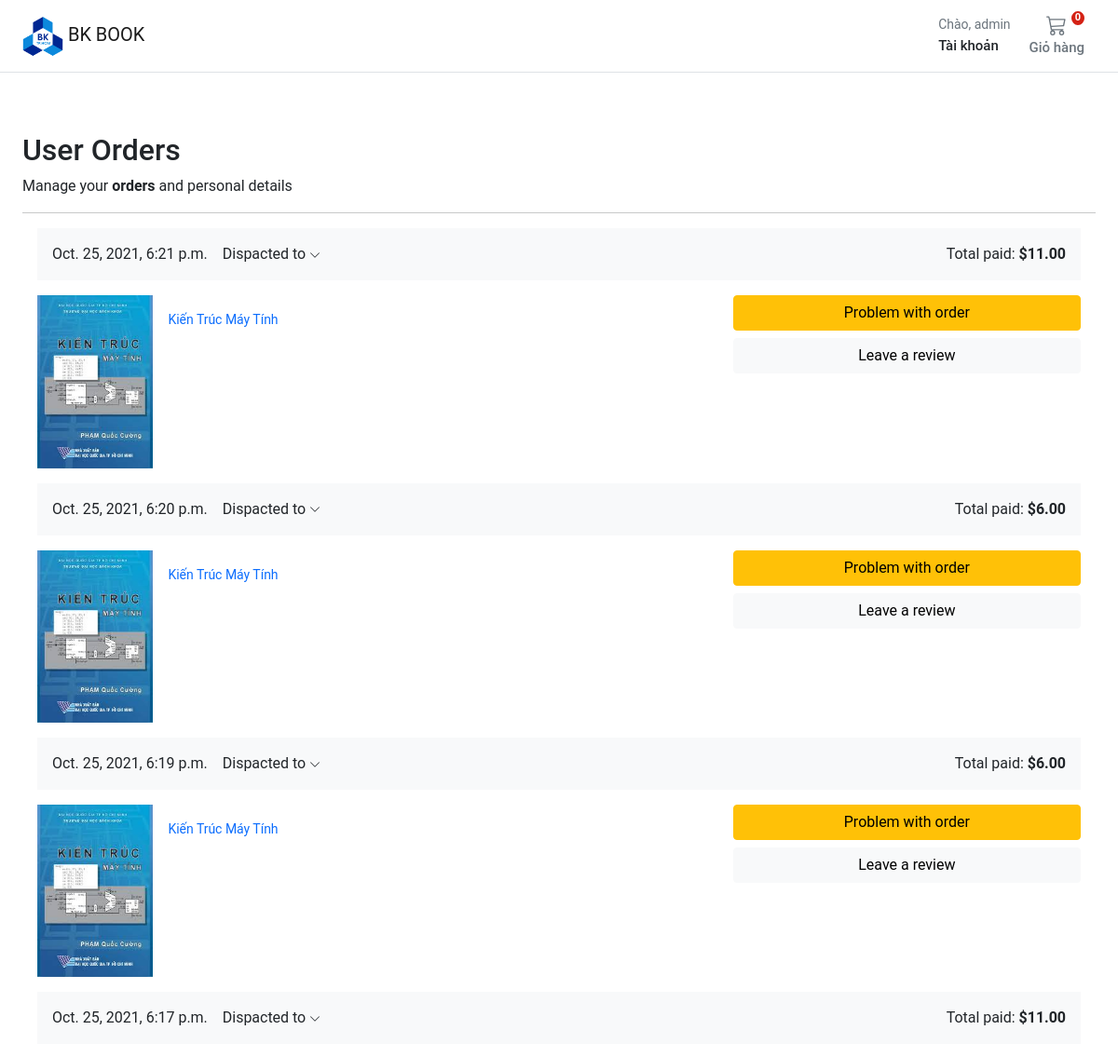
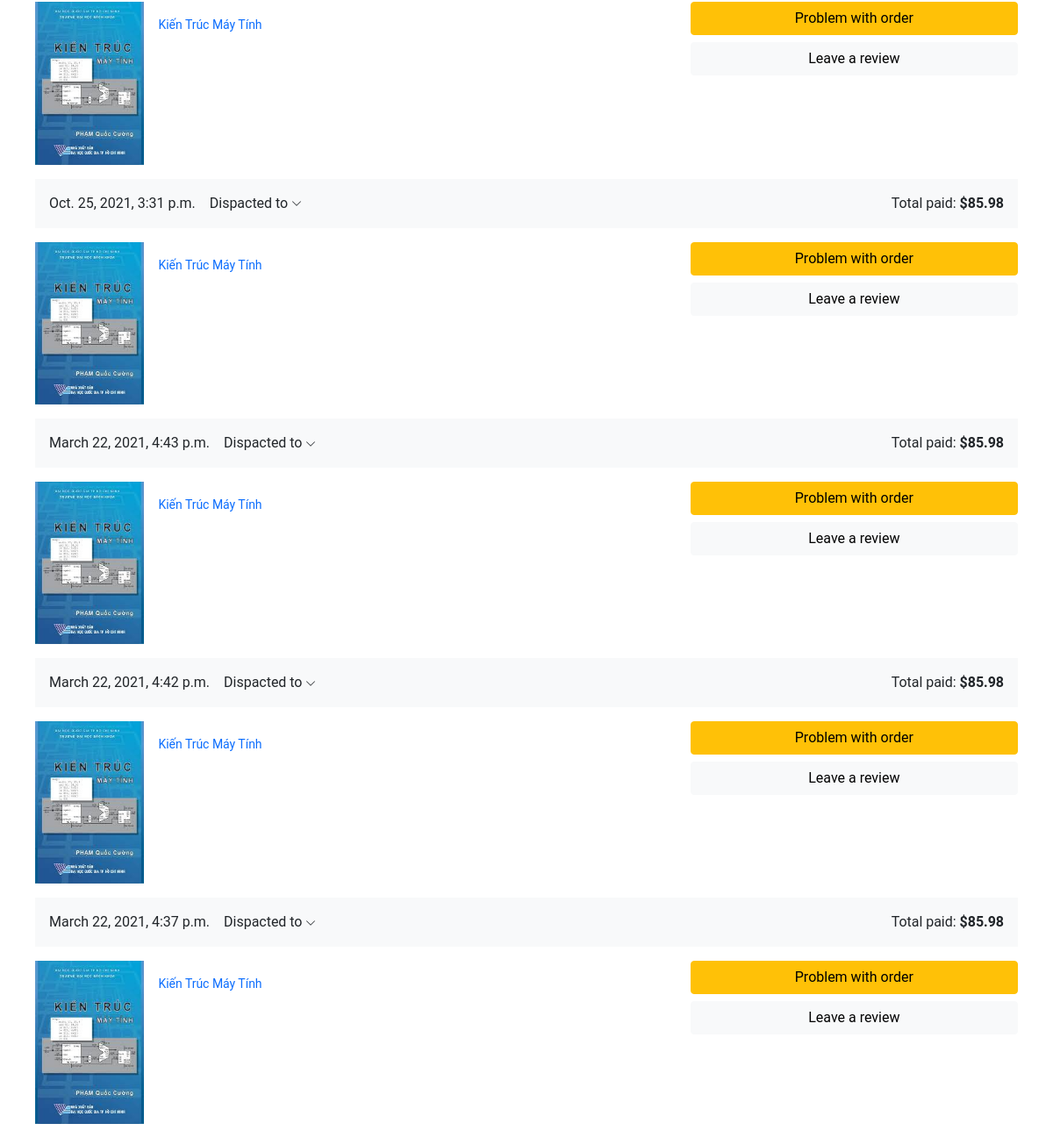
The app's page /account/user_orders/ (signed in) with its own data (2 pictures, top to bottom).
### account/models.py (models this page shows, shortened)
class Customer(AbstractBaseUser, PermissionsMixin):
    email = models.EmailField(_('email address'), unique=True)
    name = models.CharField(max_length=150)
    mobile = models.CharField(max_length=20, blank=True)
    is_active = models.BooleanField(default=False)
    is_staff = models.BooleanField(default=False)
    created = models.DateTimeField(auto_now_add=True)
    updated = models.DateTimeField(auto_now=True)
    objects = CustomAccountManager()
    USERNAME_FIELD = 'email'
    REQUIRED_FIELDS = ['name']
    class Meta:
        verbose_name = "Accounts"
        verbose_name_plural = "Accounts"

### orders/models.py (models this page shows, shortened)
class Order(models.Model):
    user = models.ForeignKey(settings.AUTH_USER_MODEL, on_delete=models.CASCADE, related_name="order_user")
    full_name = models.CharField(max_length=50)
    email = models.EmailField(max_length=254, blank=True)
    address1 = models.CharField(max_length=250)
    address2 = models.CharField(max_length=250)
    city = models.CharField(max_length=100)
    phone = models.CharField(max_length=100)
    postal_code = models.CharField(max_length=20)
    country_code = models.CharField(max_length=4, blank=True)
    created = models.DateTimeField(auto_now_add=True)
    updated = models.DateTimeField(auto_now=True)
    total_paid = models.DecimalField(max_digits=5, decimal_places=2)
    order_key = models.CharField(max_length=200)
    payment_option = models.CharField(max_length=200, blank=True)
    billing_status = models.BooleanField(default=False)
    class Meta:
        ordering = ("-created",)

class OrderItem(models.Model):
    order = models.ForeignKey(Order, related_name="items", on_delete=models.CASCADE)
    product = models.ForeignKey(Product, related_name="order_items", on_delete=models.CASCADE)
    price = models.DecimalField(max_digits=5, decimal_places=2)
    quantity = models.PositiveIntegerField(default=1)

### store/models.py (models this page shows)
class ProductImage(models.Model):
    product = models.ForeignKey(Product, on_delete=models.CASCADE, related_name="product_image")
    image = models.ImageField(
        verbose_name=_("image"),
        help_text=_("Upload a product image"),
        upload_to="images/",
        default="images/default.png",
    )
    alt_text = models.CharField(
        verbose_name=_("Alturnative text"),
        help_text=_("Please add alturnative text"),
        max_length=255,
        null=True,
        blank=True,
    )
    is_feature = models.BooleanField(default=False)
    created_at = models.DateTimeField(auto_now_add=True, editable=False)
    updated_at = models.DateTimeField(auto_now=True)
    class Meta:
        verbose_name = _("Product Image")
        verbose_name_plural = _("Product Images")

class Product(models.Model):
    product_type = models.ForeignKey(ProductType, on_delete=models.RESTRICT)
    category = models.ForeignKey(Category, on_delete=models.RESTRICT)
    title = models.CharField(
        verbose_name=_("title"),
        help_text=_("Required"),
        max_length=255,
    )
    description = models.TextField(verbose_name=_("description"), help_text=_("Not Required"), blank=True)
    slug = models.SlugField(max_length=255)
    regular_price = models.DecimalField(
        verbose_name=_("Regular price"),
        help_text=_("Maximum 999.99"),
        error_messages={
            "name": {
                "max_length": _("The price must be between 0 and 999.99."),
            },
        },
        max_digits=5,
        decimal_places=2,
    )
    discount_price = models.DecimalField(
        verbose_name=_("Discount price"),
        help_text=_("Maximum 999.99"),
        error_messages={
            "name": {
                "max_length": _("The price must be between 0 and 999.99."),
            },
        },
        max_digits=5,
        decimal_places=2,
    )
    is_active = models.BooleanField(
        verbose_name=_("Product visibility"),
        help_text=_("Change product visibility"),
        default=True,
    )
    created_at = models.DateTimeField(_("Created at"), auto_now_add=True, editable=False)
    updated_at = models.DateTimeField(_("Updated at"), auto_now=True)
    users_wishlist = models.ManyToManyField(settings.AUTH_USER_MODEL, related_name="user_wishlist", blank=True)
    class Meta:
        ordering = ("-created_at",)
        verbose_name = _("Product")
        verbose_name_plural = _("Products")
    def get_absolute_url(self):
        return reverse("store:product_detail", args=[self.slug])
    def __str__(self):
        return self.title

### account/views.py (the view)
# urls.py: path("user_orders/", views.user_orders, name="user_orders"),
@login_required
def user_orders(request):
    user_id = request.user.id
    orders = Order.objects.filter(user_id=user_id).filter(billing_status=True)
    return render(request, "account/dashboard/user_orders.html", {"orders": orders})

### basket/basket.py (called while the page is built)
    def __len__(self):
        return sum(item["qty"] for item in self.basket.values())

### basket/context_processors.py (called while the page is built)
def basket(request):
    return {'basket': Basket(request)}

### store/context_processors.py (called while the page is built)
def categories(request):
    return {"categories": Category.objects.filter(level=0)}

### store/models.py (called while the page is built)
    def get_absolute_url(self):
        return reverse("store:category_list", args=[self.slug])

### templates/account/dashboard/user_orders.html (shortened to what this page needs)
{% extends "../sub_base.html" %}
{% block sub_content %}
<div class="col-12">
  <h1 class="h2">User Orders</h1>
</div>
<div class="col-12 d-flex justify-content-between">
  <div>Manage your <b>orders</b> and personal details</div>
</div>
<hr />
 <div class="container">
    {% for order in orders %}
    <div class="row g-3">
      <div class="col-12 bg-light p-3 d-flex justify-content-between">
        <div class="d-flex d-flex-inline">
          <div class="pe-3">{{ order.created }}</div>
          <div class="dropdown">
          <a class="text-reset text-decoration-none dropdown-toggle" href="#" role="link" id="dropdownLink" data-bs-toggle="dropdown" aria-expanded="false">
          Dispacted to
          <svg xmlns="http://www.w3.org/2000/svg" width="12" height="12" fill="currentColor" class="bi bi-chevron-down" viewBox="0 0 16 16">
            <path fill-rule="evenodd" d="M1.646 4.646a.5.5 0 0 1 .708 0L8 10.293l5.646-5.647a.5.5 0 0 1 .708.708l-6 6a.5.5 0 0 1-.708 0l-6-6a.5.5 0 0 1 0-.708z"/>
          </svg>
          </a>
          </div>
        </div>
        <div class="text-end">
          Total paid: <span class="fw-bold">${{ order.total_paid }}</span>
        </div>
      </div>
      <div class="col-md-5 col-lg-4 order-md-last p-0 order-3">
        <div class="d-grid gap-2 ">
          <button class="btn btn-warning" type="button">Problem with order</button>
          <button class="btn btn-light" type="button">Leave a review</button>
        </div>
      </div>
      <div class="col-md-7 col-lg-8 p-0">
        {% for item in order.items.all %}
        <div class="card mb-3 border-0">
          <div class="row g-0">
            <div class="col-md-2 d-none d-md-block">
            {% for image in item.product.product_image.all %}
            {% if image.is_feature %}
            <img class="img-fluid" alt="Responsive image" src="{{ image.image.url }}" alt="{{ image.image.alt_text }}">
            {% endif %}
            {% endfor %}
            </div>
            <div class="col-md-10">
              <div class="card-body p-3">
                <a class="text-decoration-none" href="{{ item.product.get_absolute_url }}">
                  <p class="card-text small">{{item.product|title}}</p>
                </a>
              </div>
            </div>
          </div>
        </div>
        {% endfor %}
      </div>
    </div>
    {% endfor %}
  </div>
{% endblock %}

### templates/account/sub_base.html
{% extends "../base.html" %}
{% load static %}
{% block stylesheet %}{% static 'account/css/account.css' %}{% endblock %}
{% block content %}
<div class="container">
  <div class="login d-flex align-items-center">
    <div class="col-12 col-md-12 col-lg-12 mx-auto">
      {% block sub_content %}{% endblock %}
    </div>
  </div>
</div>
{% endblock %}

### templates/base.html (shortened to what this page needs)
{% load static %}
<!DOCTYPE html>
<html>
<head>
  <link href="https://cdn.jsdelivr.net/npm/bootstrap@5.0.0-beta1/dist/css/bootstrap.min.css" rel="stylesheet"
>
  <link rel="stylesheet" href="{% static 'core/css/base.css' %}">
  <link rel="stylesheet" href="{% block stylesheet %}{% endblock %}">
</head>
<body>
  <header class="pb-3">
    <nav class="navbar navbar-expand-md navbar-light bg-white border-bottom">
      <div class="container-fluid px-md-4">
        <div class="d-flex w-100 navbar-collapse">
          <a class="navbar-brand d-flex-inline" href="/">
            <img src="{% static 'logo.png' %}" alt="Logo" width="44" height="44"> BK BOOK
          </a>
          <div>
            <div class="collapse navbar-collapse" id="navbarSupportedContent2">
              <ul class="navbar-nav me-auto mb-2 mb-lg-0">
                <li class="nav-item dropdown">
                  <a class="nav-link dropdown-toggle text-reset" href="#" id="navbarDropdown" role="button"
                    data-bs-toggle="dropdown" aria-expanded="false">
                    <div class="small text-muted">Chào,
                      {% if user.is_authenticated %}
                        {{ request.user.name }}
                      {% else %}
                      Login
                      {% endif %}
                    </div>
                    <span class="fs15 fw500">Tài khoản
                    </span>
                  </a>
                </li>
              </ul>
            </div>
          </div>
          <a type="button" role="button" href="{% url "basket:basket_summary" %}"
            class="btn btn-outline-secondary border-0 basket-btn">
            {% with total_qty=basket|length %}
            <div id="basket-qty" class="basket-qty">
              {% if total_qty > 0 %}
              {{ total_qty }}
              {% else %}
              0
              {% endif %}
            </div>
            {% endwith %}
            <div>
            </div>
            <span class="fs15 fw500">Giỏ hàng</span>
          </a>
        </div>
      </div>
    </nav>
  </header>
  <main class="pt-5">
    <div id="content">{% block content %} {% endblock %}</div>
  </main>
</body>
</html>

### static/core/css/base.css (style rules this page uses)
@media (min-width: 1000px) { .container { max-width: 1000px; } }
@media (max-width: 1200px) { .container { max-width: 100%; padding:0 24px; } }
.dropdown-toggle::after { display: none; }
html, body, p, div { letter-spacing: -0.02px; font-family: 'Roboto', sans-serif; }
.fs15 { font-size: 0.9375rem; }
.fw500 { font-weight: 500; }
.basket-qty { color: #fff; background: #d42114; border: 2px solid #fff; border-radius: 50%; text-align: center; font-size: 11px; height: 15px; width: 14px; position: absolute; box-sizing: content-box; font-weight: 600; display: flex; justify-content: center; align-items: center; top: 1px; right: 10px; }
.basket-btn { position: relative; }

### records on screen
Customer: user.name "admin"
Order: created "Oct. 25, 2021, 6:21 p.m.", total_paid "11.00"
OrderItem: product "Kiến Trúc Máy Tính"
ProductImage: image (placeholder picture)
Order: created "Oct. 25, 2021, 6:20 p.m.", total_paid "6.00"
OrderItem: product "Kiến Trúc Máy Tính"
Order: created "Oct. 25, 2021, 6:19 p.m.", total_paid "6.00"
OrderItem: product "Kiến Trúc Máy Tính"
Order: created "Oct. 25, 2021, 6:17 p.m.", total_paid "11.00"
OrderItem: product "Kiến Trúc Máy Tính"
Order: created "Oct. 25, 2021, 3:31 p.m.", total_paid "85.98"
OrderItem: product "Kiến Trúc Máy Tính"
Order: created "March 22, 2021, 4:43 p.m.", total_paid "85.98"
OrderItem: product "Kiến Trúc Máy Tính"
Order: created "March 22, 2021, 4:42 p.m.", total_paid "85.98"
OrderItem: product "Kiến Trúc Máy Tính"
Order: created "March 22, 2021, 4:37 p.m.", total_paid "85.98"
OrderItem: product "Kiến Trúc Máy Tính"
